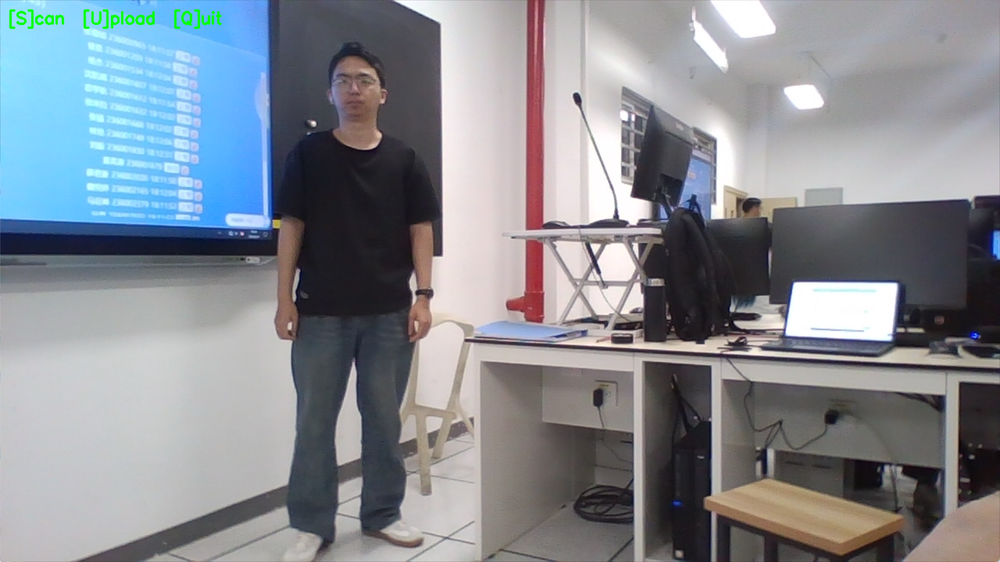
#> input picture edge/test.png, 1000 x 562 px, shrunk from 1920 x 1080 before the run, given in place of the camera
$ python texture_analyzer.py   (older library calls are emulated)
#> lines starting #> are read from the running program, lines starting #| are printed output that depends on the picture; after the words box and inside, x2 and y2 are one past the last pixel; in counts of white or black regions, pixels touching at a corner belong together
"""
纹理与图案分析模块

基于 Gabor 滤波器 + GLCM + 频谱分析的纯传统视觉方法：
- 图案识别：纯色/条纹/格子/印花/迷彩/渐变
- 材质推测：纹理粗糙度 + 光泽度
"""

import cv2
import numpy as np
from skimage.feature import graycomatrix, graycoprops


class TextureAnalyzer:
    """衣物纹理 / 图案 / 材质分析器"""

    # Gabor 滤波器参数
    GABOR_KERNEL_SIZE = 21
    GABOR_SIGMA = 3.0
    GABOR_THETA = [0, np.pi/4, np.pi/2, 3*np.pi/4]  # 0°, 45°, 90°, 135°
    GABOR_LAMBDA = 8.0
    GABOR_GAMMA = 0.5

    def __init__(self):
        self.gabor_kernels = self._build_gabor_kernels()

    def _build_gabor_kernels(self) -> list:
        """预计算 Gabor 滤波器核"""
        kernels = []
        for theta in self.GABOR_THETA:
            kernel = cv2.getGaborKernel(
                (self.GABOR_KERNEL_SIZE, self.GABOR_KERNEL_SIZE),
                self.GABOR_SIGMA, theta,
                self.GABOR_LAMBDA, self.GABOR_GAMMA,
                0, ktype=cv2.CV_32F
            )
            kernels.append(kernel)
        return kernels

    def _compute_gabor_features(self, gray: np.ndarray) -> dict:
        """
        计算 Gabor 响应特征

        Returns:
            dict: {"mean_0": ..., "std_0": ..., "max_response": ..., "dominant_angle": ...}
        """
        responses = []
        for i, kernel in enumerate(self.gabor_kernels):
            filtered = cv2.filter2D(gray, cv2.CV_32F, kernel)
            responses.append({
                "angle_idx": i,
                "mean": float(np.mean(np.abs(filtered))),
                "std": float(np.std(np.abs(filtered))),
            })

        max_resp = max(responses, key=lambda x: x["mean"])
        all_means = [r["mean"] for r in responses]

        return {
            "mean_responses": all_means,
            "max_response": max_resp["mean"],
            "min_response": min(all_means),
            "response_variance": float(np.var(all_means)),
            # 方向性指标：最大值与最小值的比值
            "directionality": max_resp["mean"] / (min(all_means) + 1e-6),
            "dominant_angle": max_resp["angle_idx"],
        }

    def _compute_glcm_features(self, gray: np.ndarray) -> dict:
        """
        计算 GLCM 纹理统计特征

        Returns:
            dict: contrast, dissimilarity, homogeneity, energy, correlation, ASM
        """
        # 量化到 32 级灰度
        gray_q = (gray // 8).astype(np.uint8)

        # 4个方向的 GLCM（取平均）
        distances = [1, 2]
        angles = [0, np.pi/4, np.pi/2, 3*np.pi/4]

        glcm = graycomatrix(gray_q, distances=distances, angles=angles,
                            levels=32, symmetric=True, normed=True)

        contrast = graycoprops(glcm, "contrast").mean()
        dissimilarity = graycoprops(glcm, "dissimilarity").mean()
        homogeneity = graycoprops(glcm, "homogeneity").mean()
        energy = graycoprops(glcm, "energy").mean()
        correlation = graycoprops(glcm, "correlation").mean()
        asm = graycoprops(glcm, "ASM").mean()

        return {
            "contrast": float(contrast),
            "dissimilarity": float(dissimilarity),
            "homogeneity": float(homogeneity),
            "energy": float(energy),
            "correlation": float(correlation),
            "asm": float(asm),
        }

    def _compute_spectrum_features(self, gray: np.ndarray) -> dict:
        """
        频谱分析（FFT），检测周期性图案（如格子、条纹）
        """
        f = np.fft.fft2(gray.astype(float))
        fshift = np.fft.fftshift(f)
        magnitude = np.abs(fshift)

        h, w = magnitude.shape
        center_y, center_x = h // 2, w // 2

        # 排除直流分量周围
        mask_dc = np.ones((h, w), dtype=bool)
        mask_dc[center_y-5:center_y+5, center_x-5:center_x+5] = False

        # 峰值检测（周期性图案在频谱上表现为亮点）
        spectral_values = magnitude[mask_dc]
        mean_spec = float(np.mean(spectral_values))
        max_spec = float(np.max(spectral_values))
        std_spec = float(np.std(spectral_values))

        # 峰值数量（> mean + 2*std 视为显著峰值）
        n_peaks = int(np.sum(spectral_values > mean_spec + 2 * std_spec))

        # 周期性强度：最大峰值 / 均值
        periodicity = max_spec / (mean_spec + 1e-6)

        return {
            "mean_magnitude": mean_spec,
            "max_magnitude": max_spec,
            "std_magnitude": std_spec,
            "n_peaks": n_peaks,
            "periodicity": round(periodicity, 3),
        }

    def _compute_glossiness(self, image_bgr: np.ndarray) -> float:
        """
        光泽度分析（亮度分布的高偏度 → 高光泽，如丝绸、皮革）
        """
        gray = cv2.cvtColor(image_bgr, cv2.COLOR_BGR2GRAY)
        hist = cv2.calcHist([gray], [0], None, [256], [0, 256])
        hist = hist.flatten() / hist.sum()

        # 偏度 (skewness)
        values = np.arange(256)
        mean = np.sum(values * hist)
        std = np.sqrt(np.sum((values - mean) ** 2 * hist))
        if std < 1e-6:
            return 0.0
        skewness = np.sum((values - mean) ** 3 * hist) / (std ** 3)

        # 高亮度像素占比（>200）
        highlight_ratio = float(np.sum(hist[200:]))

        # 光泽度 = 偏度 * 0.6 + 高亮占比 * 0.4
        return round(float(skewness * 0.6 + highlight_ratio * 10 * 0.4), 3)

    def _check_gradient(self, image_bgr: np.ndarray) -> float:
        """
        检查是否有真正的渐变色
        通过纵向扫描亮度变化率来判断（渐变的亮度是连续单调变化的）
        Returns: gradient_score（0=纯色，1=明显渐变）
        """
        gray = cv2.cvtColor(image_bgr, cv2.COLOR_BGR2GRAY)
        h, w = gray.shape
        # 每行的平均亮度
        row_means = np.mean(gray, axis=1)
        # 计算行间亮度变化的标准差（渐变应该是平滑单调的）
        diffs = np.diff(row_means)
        # 检查是否单调变化（所有差分同号）
        if len(diffs) < 5:
            return 0.0
        pos_count = np.sum(diffs > 0)
        neg_count = np.sum(diffs < 0)
        monotonicity = abs(pos_count - neg_count) / len(diffs)  # 越接近1越单调
        # 变化幅度
        total_change = abs(row_means[-1] - row_means[0]) / (np.mean(row_means) + 1)
        gradient_score = monotonicity * min(1.0, total_change * 3)
        return float(gradient_score)

    def identify_pattern(self, image_bgr: np.ndarray) -> dict:
        """
        识别图案类型

        决策逻辑（基于多特征融合，优先级从高到低）：
        - 纯色：GLCM 能量高 + Gabor 方差低
        - 条纹：Gabor 方向性强 + 频谱峰值多
        - 格子：频谱双方向峰值 + 强周期性
        - 渐变：纵向亮度单调变化
        - 印花/碎花：中等纹理复杂度
        - 默认归为纯色（最常见情况）
        """
        if image_bgr is None or image_bgr.size == 0:
            return {"pattern": "未知", "confidence": 0.0}

        gray = cv2.cvtColor(image_bgr, cv2.COLOR_BGR2GRAY)

        gabor_feat = self._compute_gabor_features(gray)
        glcm_feat = self._compute_glcm_features(gray)
        spec_feat = self._compute_spectrum_features(gray)
        gradient_score = self._check_gradient(image_bgr)

        energy = glcm_feat["energy"]
        contrast = glcm_feat["contrast"]
        directionality = gabor_feat["directionality"]
        periodicity = spec_feat["periodicity"]
        n_peaks = spec_feat["n_peaks"]
        variance = gabor_feat["response_variance"]

        # 条纹（方向性最强）
        if directionality > 3.0 and n_peaks > 6:
            confidence = min(1.0, directionality / 5.0)
            return {"pattern": "条纹", "confidence": round(confidence, 3)}

        # 格子（双方向峰值 + 强周期性）
        if 2.0 < directionality < 3.5 and periodicity > 3.0 and n_peaks > 8:
            return {"pattern": "格子", "confidence": round(min(0.9, periodicity / 5.0), 3)}

        # 渐变（纵向亮度单调变化）
        if gradient_score > 0.5:
            return {"pattern": "渐变", "confidence": round(gradient_score, 3)}

        # 纯色（高能量 + 低方差）
        if energy > 0.18 or variance < 80:
            confidence = min(1.0, max(energy / 0.3, (1 - variance / 200)))
            return {"pattern": "纯色", "confidence": round(confidence, 3)}

        # 碎花/印花（中等复杂度）
        if 0.06 < energy < 0.25 and contrast > 20:
            return {"pattern": "印花/碎花", "confidence": round(0.65, 3)}

        # 迷彩
        if variance > 120 and directionality < 2.0:
            return {"pattern": "迷彩/不规则纹理", "confidence": round(0.6, 3)}

        # 默认纯色（而非"规则纹理"）
        return {"pattern": "纯色", "confidence": 0.55}

    def estimate_fabric(self, image_bgr: np.ndarray, pattern: str) -> dict:
        """
        推测材质

        基于纹理粗糙度（GLCM contrast）+ 光泽度综合推断：
        """
        if image_bgr is None or image_bgr.size == 0:
            return {"fabric": "未知", "confidence": 0.0}

        gray = cv2.cvtColor(image_bgr, cv2.COLOR_BGR2GRAY)
        glcm_feat = self._compute_glcm_features(gray)
        glossiness = self._compute_glossiness(image_bgr)

        contrast = glcm_feat["contrast"]
        homogeneity = glcm_feat["homogeneity"]

        # 粗糙度指标
        roughness = contrast / (homogeneity + 1e-6)

        # 决策逻辑
        if pattern == "纯色":
            if glossiness > 3.0:
                return {"fabric": "丝绸/缎面", "confidence": 0.8}
            elif roughness < 30:
                return {"fabric": "棉质", "confidence": 0.7}
            elif glossiness > 2.0:
                return {"fabric": "皮质/仿皮", "confidence": 0.65}
            else:
                return {"fabric": "棉/麻混纺", "confidence": 0.6}

        if pattern == "格子" or pattern == "条纹":
            if glossiness > 2.0:
                return {"fabric": "丝绸", "confidence": 0.6}
            else:
                return {"fabric": "棉质", "confidence": 0.7}

        if roughness > 200:
            return {"fabric": "牛仔/粗棉", "confidence": 0.7}

        if glossiness > 4.0:
            return {"fabric": "皮革", "confidence": 0.8}

        if homogeneity > 0.5 and roughness < 50:
            return {"fabric": "针织/毛衣", "confidence": 0.65}

        return {"fabric": "化纤混纺", "confidence": 0.5}

    def analyze(self, image_bgr: np.ndarray) -> dict:
        """
        一站式纹理分析

        Returns:
            {
                "pattern": 图案类型,
                "pattern_confidence": 置信度,
                "fabric": 推测材质,
                "fabric_confidence": 材质置信度,
                "glossiness": 光泽度,
            }
        """
        pattern_result = self.identify_pattern(image_bgr)
        fabric_result = self.estimate_fabric(image_bgr, pattern_result["pattern"])

        return {
            "pattern": pattern_result["pattern"],
            "pattern_confidence": pattern_result["confidence"],
            "fabric": fabric_result["fabric"],
            "fabric_confidence": fabric_result["confidence"],
            "glossiness": fabric_result.get("glossiness", self._compute_glossiness(image_bgr)),
        }


if __name__ == "__main__":
    analyzer = TextureAnalyzer()

    cap = cv2.VideoCapture(0)
    ret, frame = cap.read()
#> frame is the input picture: shape (562, 1000, 3); mean B, G, R 146.1, 138.9, 133.8
    if ret:
        result = analyzer.analyze(frame)
#> in identify_pattern, `gray = cv2.cvtColor(image_bgr, cv2.COLOR_BGR2GRAY)`:
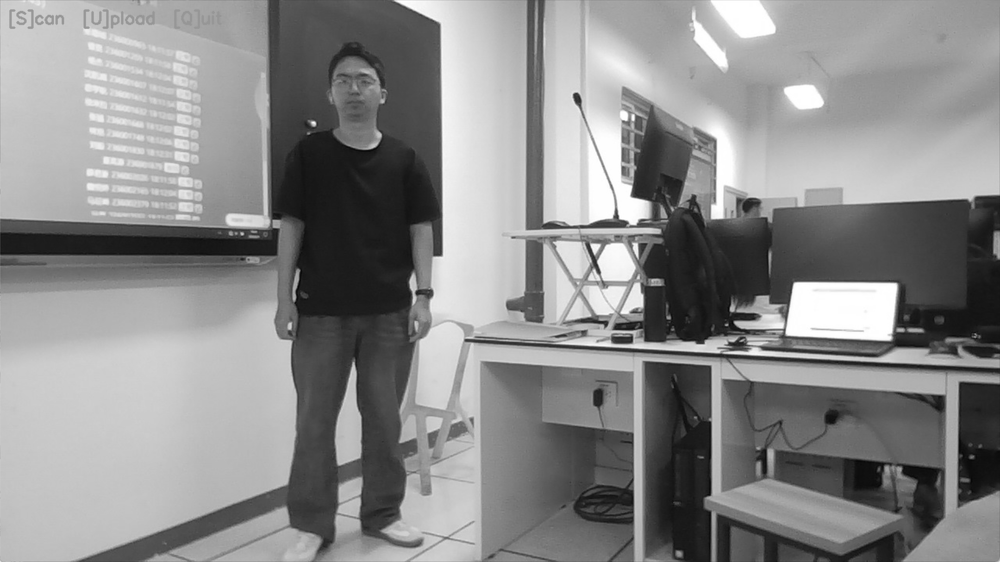
#> gray: shape (562, 1000); min 5, max 255, mean 138.2
#> the loop in _compute_gabor_features, `for i, kernel in enumerate(self.gabor_kernels):` made 4 passes
#> pass 1, in _compute_gabor_features, `filtered = cv2.filter2D(gray, cv2.CV_32F, kernel)`:
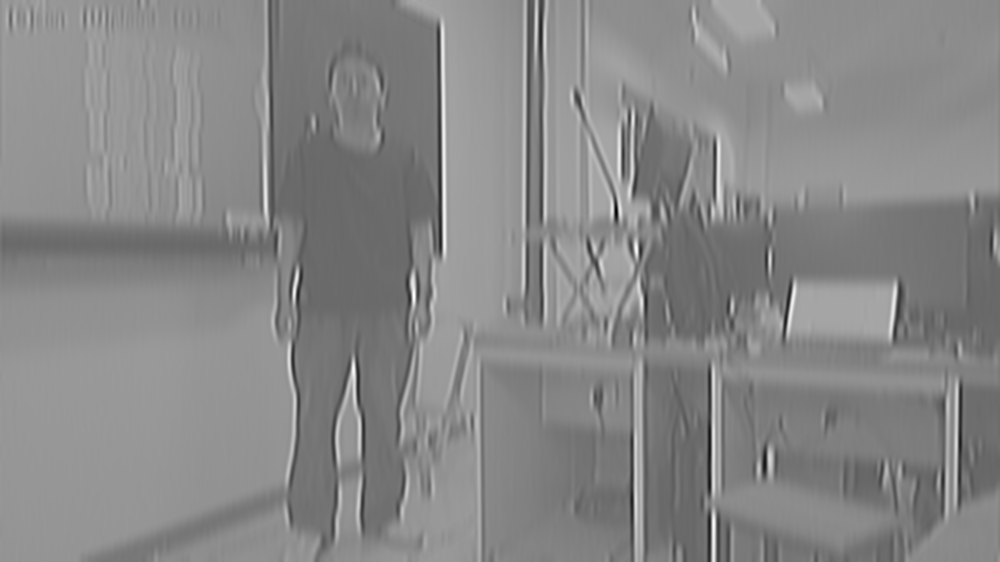
#> filtered: shape (562, 1000) float32; min -2501.6, max 3904.7, mean 900.6; drawn with min black and max white
#> pass 2, in _compute_gabor_features, `filtered = cv2.filter2D(gray, cv2.CV_32F, kernel)`:
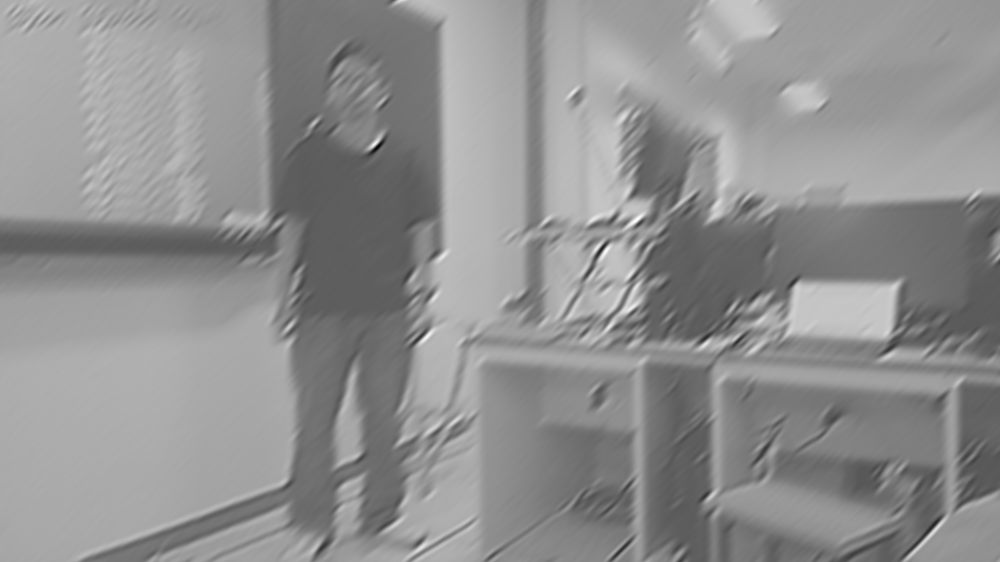
#> filtered: shape (562, 1000) float32; min -1426.5, max 3022.4, mean 1091; drawn with min black and max white
#> pass 3, in _compute_gabor_features, `filtered = cv2.filter2D(gray, cv2.CV_32F, kernel)`:
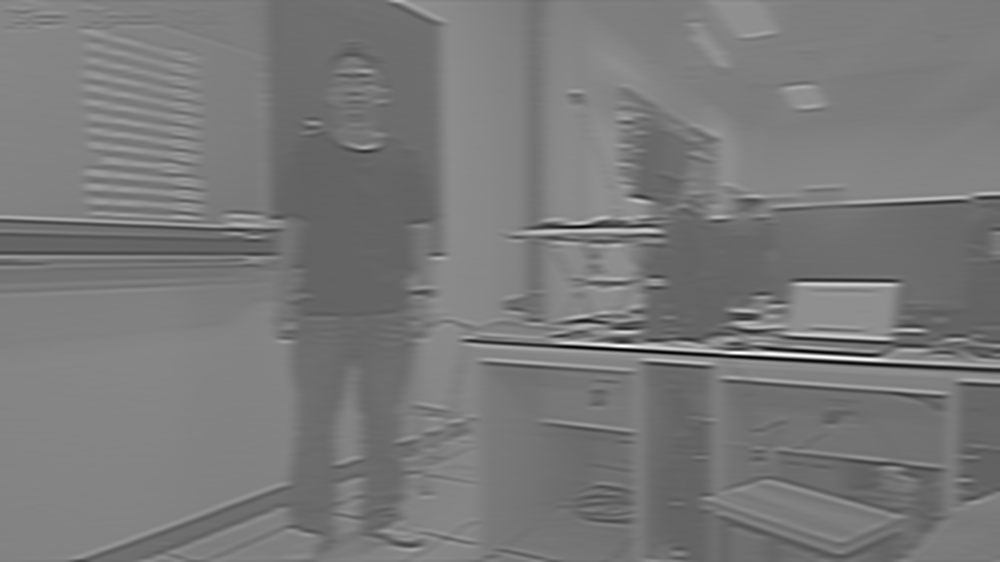
#> filtered: shape (562, 1000) float32; min -3283.3, max 5500.6, mean 900.5; drawn with min black and max white
#> after the loop in _compute_gabor_features, `for i, kernel in enumerate(self.gabor_kernels):`: responses = 4 items
#> in _compute_gabor_features, `max_resp = max(responses, key=lambda x: x["mean"])`: max_resp = {'angle_idx': 3, 'mean': 1092.6, 'std': 507.4}
#> in _compute_gabor_features, `all_means = [r["mean"] for r in responses]`: all_means = [925.3, 1092.4, 942.8, 1092.6]
#> in identify_pattern, `gabor_feat = self._compute_gabor_features(gray)`: gabor_feat = {'mean_responses': [925.3, 1092.4, 942.8, 1092.6], 'max_response': 1092.6, 'min_response': 925.3, 'response_variance': 6313.5, 'directionality': 1.18, 'dominant_angle': 3}
#> in _compute_glcm_features, `angles = [0, np.pi/4, np.pi/2, 3*np.pi/4]`: angles = [0, 0.785, 1.57, 2.36]
#> in _compute_glcm_features, `contrast = graycoprops(glcm, "contrast").mean()`: contrast = 2.55
#> in _compute_glcm_features, `dissimilarity = graycoprops(glcm, "dissimilarity").mean()`: dissimilarity = 0.581
#> in _compute_glcm_features, `homogeneity = graycoprops(glcm, "homogeneity").mean()`: homogeneity = 0.821
#> in _compute_glcm_features, `energy = graycoprops(glcm, "energy").mean()`: energy = 0.164
#> in _compute_glcm_features, `correlation = graycoprops(glcm, "correlation").mean()`: correlation = 0.981
#> in _compute_glcm_features, `asm = graycoprops(glcm, "ASM").mean()`: asm = 0.027
#> in identify_pattern, `glcm_feat = self._compute_glcm_features(gray)`: glcm_feat = {'contrast': 2.55, 'dissimilarity': 0.581, 'homogeneity': 0.821, 'energy': 0.164, 'correlation': 0.981, 'asm': 0.027}
#> in _compute_spectrum_features, `mask_dc = np.ones((h, w), dtype=bool)`: mask_dc: shape (562, 1000) bool; every value is 1
#> in _compute_spectrum_features, `mask_dc[center_y-5:center_y+5, center_x-5:center_x+5] = False`:
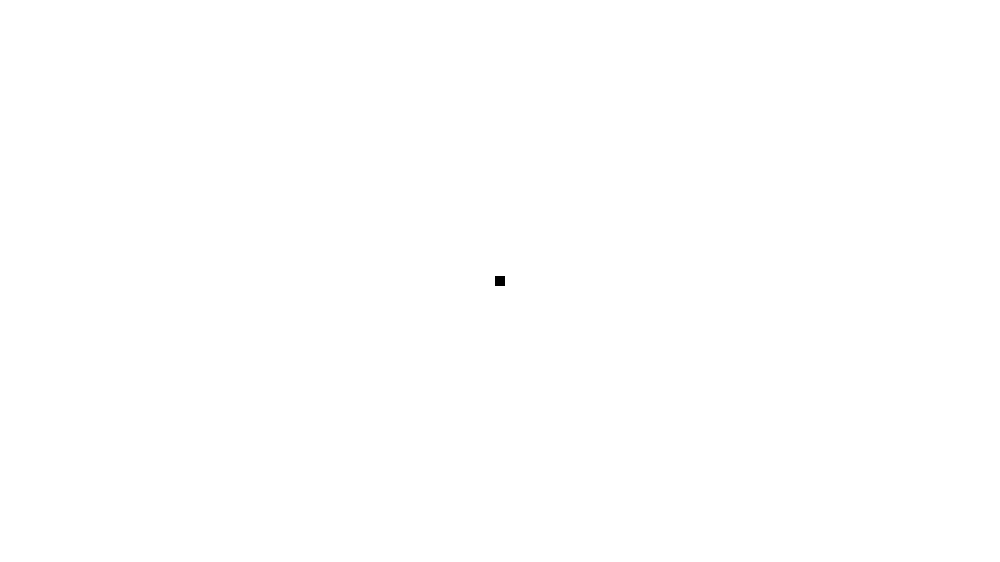
#> mask_dc: shape (562, 1000) bool; 100% white; 1 black region, box (x1, y1, x2, y2) and area: (495, 276, 505, 286) 100
#> in _compute_spectrum_features, `mean_spec = float(np.mean(spectral_values))`: mean_spec = 5938.5
#> in _compute_spectrum_features, `max_spec = float(np.max(spectral_values))`: max_spec = 4458907.8
#> in _compute_spectrum_features, `std_spec = float(np.std(spectral_values))`: std_spec = 30107
#> in _compute_spectrum_features, `n_peaks = int(np.sum(spectral_values > mean_spec + 2 * std_spec))`: n_peaks = 6533
#> in _compute_spectrum_features, `periodicity = max_spec / (mean_spec + 1e-6)`: periodicity = 750.9
#> in identify_pattern, `spec_feat = self._compute_spectrum_features(gray)`: spec_feat = {'mean_magnitude': 5938.5, 'max_magnitude': 4458907.8, 'std_magnitude': 30107, 'n_peaks': 6533, 'periodicity': 750.9}
#> in _check_gradient, `row_means = np.mean(gray, axis=1)`: row_means = 562 values, max 168.2 at index 1, min 70.77 at index 240, mean 138.2
#> in _check_gradient, `diffs = np.diff(row_means)`: diffs = 561 values, max 10.44 at index 0, min -10.33 at index 560, mean -0.0648
#> in _check_gradient, `pos_count = np.sum(diffs > 0)`: pos_count = 285
#> in _check_gradient, `neg_count = np.sum(diffs < 0)`: neg_count = 276
#> in _check_gradient, `monotonicity = abs(pos_count - neg_count) / len(diffs)`: monotonicity = 0.016
#> in _check_gradient, `total_change = abs(row_means[-1] - row_means[0]) / (np.mean(row_means)..`: total_change = 0.261
#> in _check_gradient, `gradient_score = monotonicity * min(1.0, total_change * 3)`: gradient_score = 0.0126
#> in identify_pattern, `energy = glcm_feat["energy"]`: energy = 0.164
#> in identify_pattern, `contrast = glcm_feat["contrast"]`: contrast = 2.55
#> in identify_pattern, `directionality = gabor_feat["directionality"]`: directionality = 1.18
#> in identify_pattern, `periodicity = spec_feat["periodicity"]`: periodicity = 750.9
#> in identify_pattern, `n_peaks = spec_feat["n_peaks"]`: n_peaks = 6533
#> in identify_pattern, `variance = gabor_feat["response_variance"]`: variance = 6313.5
#> in analyze, `pattern_result = self.identify_pattern(image_bgr)`: pattern_result = {'pattern': '迷彩/不规则纹理', 'confidence': 0.6}
#> in _compute_glossiness, `hist = cv2.calcHist([gray], [0], None, [256], [0, 256])`: hist = 256 values, max 7075 at index 194, min 0 at index 0, mean 2195.3
#> in _compute_glossiness, `hist = hist.flatten() / hist.sum()`: hist = 256 values, max 0.0126 at index 194, min 0 at index 0, mean 0.00391
#> in _compute_glossiness, `values = np.arange(256)`: values = 256 values from 0 to 255
#> in _compute_glossiness, `mean = np.sum(values * hist)`: mean = 138.2
#> in _compute_glossiness, `std = np.sqrt(np.sum((values - mean) ** 2 * hist))`: std = 64.73
#> in _compute_glossiness, `skewness = np.sum((values - mean) ** 3 * hist) / (std ** 3)`: skewness = -0.307
#> in _compute_glossiness, `highlight_ratio = float(np.sum(hist[200:]))`: highlight_ratio = 0.171
#> in estimate_fabric, `glossiness = self._compute_glossiness(image_bgr)`: glossiness = 0.498
#> in estimate_fabric, `contrast = glcm_feat["contrast"]`: contrast = 2.55
#> in estimate_fabric, `homogeneity = glcm_feat["homogeneity"]`: homogeneity = 0.821
#> in estimate_fabric, `roughness = contrast / (homogeneity + 1e-6)`: roughness = 3.1
#> in analyze, `fabric_result = self.estimate_fabric(image_bgr, pattern_result["patter..`: fabric_result = {'fabric': '针织/毛衣', 'confidence': 0.65}
#> result = {'pattern': '迷彩/不规则纹理', 'pattern_confidence': 0.6, 'fabric': '针织/毛衣', 'fabric_confidence': 0.65, 'glossiness': 0.498}
        print(f"图案: {result['pattern']} (置信度: {result['pattern_confidence']})")
#| 图案: 迷彩/不规则纹理 (置信度: 0.6)
        print(f"材质: {result['fabric']} (置信度: {result['fabric_confidence']})")
#| 材质: 针织/毛衣 (置信度: 0.65)
        print(f"光泽度: {result['glossiness']}")
#| 光泽度: 0.498
    cap.release()
